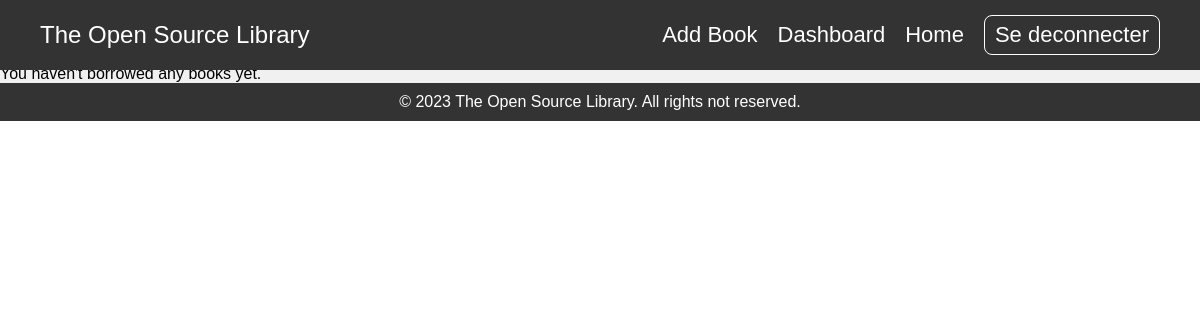
Before: /dashboard/ (signed in) with the older database file.
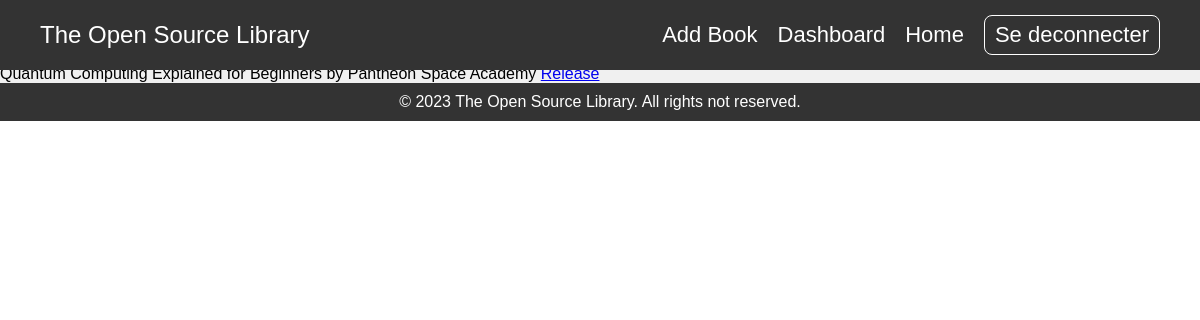
After: the same page with the newer database file.
### library_app/models.py (models this page shows, shortened)
class Book(models.Model):
    author = models.CharField(max_length=255)
    title = models.CharField(max_length=255)
    abstract = models.TextField()
    publication_date = models.TextField()
    image_url = models.URLField()
    borrower = models.ForeignKey(User, null=True, blank=True, on_delete=models.SET_NULL)
    created_at = models.DateTimeField(auto_now_add=True)

### library_app/views.py (the view)
# urls.py: path('dashboard/', user_dashboard, name='user_dashboard'),
@login_required
def user_dashboard(request):
    user_borrowed_books = Book.objects.filter(borrower=request.user)
    return render(request, 'user_dashboard.html', {'user_borrowed_books': user_borrowed_books})

### library_app/templates/user_dashboard.html (shortened to what this page needs)
{% extends 'base.html' %}
{% block content %}
    <h1>Welcome to Your Dashboard, {{ user.username }}!</h1>
    <h2>Your Borrowed Books:</h2>
    {% if user_borrowed_books %}
        <ul>
            {% for book in user_borrowed_books %}
                <li>
                    {{ book.title }} by {{ book.author }}
                    <a href="{% url 'release_book' book.id %}">Release</a>
                </li>
            {% endfor %}
        </ul>
    {% else %}
        <p>You haven't borrowed any books yet.</p>
    {% endif %}
{% endblock %}

### library_app/templates/base.html (shortened to what this page needs)
{% load static %}
<!DOCTYPE html>
<html lang="en">
    <head>
        <link rel="stylesheet" href="{% static 'library_app/styles.css' %}">
    </head>
<body>
    <nav>
        <p class="nav-title">The Open Source Library</p>
        <div class="links-container">
            {% if user.is_authenticated and user.is_superuser %}
                <a  class="link" href="{% url 'add_book' %}">Add Book</a>
            {% endif %}
            {% if user.is_authenticated %}
                <a class="link" href="{% url 'user_dashboard' %}">Dashboard</a>
            {% endif %}
            <a class="link" href="{% url 'home' %}">Home</a>
            {% if user.is_authenticated %}
                <a class="link nav-btn" href="{% url 'logout' %}">Se deconnecter</a></li>
            {% else %}
                <a class="link nav-btn" href="{% url 'login' %}">Connexion</a>
            {% endif %}
        </div>
    </nav>
    <div class="page-container">
        {% block content %}{% endblock %}
    </div>
    <footer>
        <p>&copy; 2023 The Open Source Library. All rights not reserved.</p>
    </footer>
</body>
</html>

### library_app/static/library_app/styles.css (style rules this page uses)
* { margin: 0; padding: 0; box-sizing: border-box; }
body { font-family: 'Arial', sans-serif; height: 100%; }
nav { position: fixed; width: 100vw; display: flex; justify-content: space-between; align-items: center; background-color: #333; color: #fff; padding: 15px 40px; z-index: 2; }
.nav-title { font-size: 24px; }
.links-container { display: flex; align-items: center; justify-content: space-between; gap: 20px; list-style: none; margin: 0; padding: 0; }
.link { text-decoration: none; font-size: 22px; color: white; }
.nav-btn { border: 1px solid white; border-radius: 8px; padding: 6px 10px; }
.page-container { height: auto; box-sizing: border-box; background-color: rgb(240,240,240); }
footer { background-color: #333; color: #fff; text-align: center; padding: 10px; width: 100%; }

Changed rows visible on the page:
now on this page (row edited): Book: title "Quantum Computing Explained for Beginners", author "Pantheon Space Academy"
Other visible differences:
text no longer shown: "You haven't borrowed any books yet."
